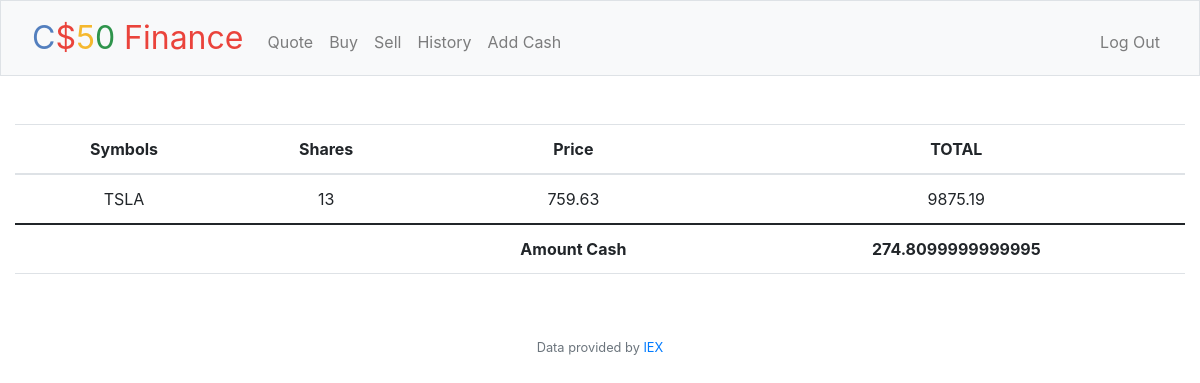
/ (signed in), run on the app's committed database.
### tables this page shows
CREATE TABLE 'transactions' ('id' INTEGER PRIMARY KEY AUTOINCREMENT NOT NULL, 'user_id' INTEGER, 'symbol' TEXT, 'shares' INTEGER, 'price' REAL, 'date' DATETIME);

CREATE TABLE users (id INTEGER PRIMARY KEY AUTOINCREMENT NOT NULL, username TEXT NOT NULL, hash TEXT NOT NULL, cash NUMERIC NOT NULL DEFAULT 10000.00);

### app.py (the view)
@app.route("/")
@login_required
def index():
    user_id = session["user_id"]
    transactions_db = db.execute("SELECT symbol, SUM(shares) AS shares, price FROM transactions WHERE user_id = ? GROUP BY symbol", user_id)
    cash_db = db.execute("SELECT cash FROM users WHERE id = ?", user_id)
    cash = cash_db[0]["cash"]
    return render_template("index.html", database = transactions_db, cash = cash)

### app.py (called while the page is built)
@app.after_request
def after_request(response):
    response.headers["Cache-Control"] = "no-cache, no-store, must-revalidate"
    response.headers["Expires"] = 0
    response.headers["Pragma"] = "no-cache"
    return response

### helpers.py (called while the page is built)
def login_required(f):
    @wraps(f)
    def decorated_function(*args, **kwargs):
        if session.get("user_id") is None:
            return redirect("/login")
        return f(*args, **kwargs)
    return decorated_function

### templates/index.html (shortened to what this page needs)
{% extends "layout.html" %}
{% block main %}
<table class="table">
  <thead>
    <tr>
      <th scope="col">Symbols</th>
      <th scope="col">Shares</th>
      <th scope="col">Price</th>
      <th scope="col">TOTAL</th>
    </tr>
    </thead>
    <tbody>
      {% for row in database %}
      <tr>
            <td>{{ row["symbol"] }}</td>
            <td>{{ row["shares"] }}</td>
            <td>{{ row["price"] }}</td>
            <td>{{ row["price"] * row["shares"] }}</td>
      </tr>
      {% endfor %}
    </tbody>
    <tfoot>
        <tr>
          <td></td>
          <td></td>
          <th scope="col">Amount Cash</th>
          <th scope="col">{{ cash }}</th>
        </tr>
    </tfoot>
  </table>
{% endblock %}

### data on the page
transactions: symbol "TSLA", shares "13", price "759.63", row "9875.19"
users: cash "274.8099999999995"
